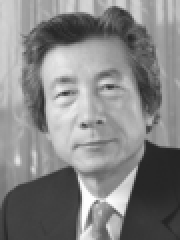
#> input picture Ex2/Flow/program_distribution_20240603/rekidai-index-089-koizumi.bmp, 90 x 120 px (shown 2 times larger)
$ python kadai_B3.py
#> lines starting #> are read from the running program, lines starting #| are printed output that depends on the picture; long printed decimals are rounded
from PIL import Image
import os
import sys
import csv
import time
import argparse
import numpy as np
import pandas as pd
import matplotlib.pyplot as plt
import seaborn as sns


def calc_crc(A_DATA, B_DATA, A_wid, A_hei):
    a_average = 0.0
    b_average = 0.0
    for x in range(A_wid):
        for y in range(A_hei):
            a_average += A_DATA.getpixel((x, y))
            b_average += B_DATA.getpixel((x, y))
    a_average /= (A_wid * A_hei)
    b_average /= (A_wid * A_hei)

    tmp1 = 0.0
    tmp2 = 0.0
    tmp3 = 0.0
    for x in range(A_wid):
        for y in range(A_hei):
            tmp1 += (A_DATA.getpixel((x, y)) - a_average) ** 2
            tmp2 += (B_DATA.getpixel((x, y)) - b_average) ** 2
            tmp3 += (A_DATA.getpixel((x, y)) - a_average) * (B_DATA.getpixel((x, y)) - b_average)

    tmp1 /= (A_wid * A_hei)
    tmp1 = np.sqrt(tmp1)

    tmp2 /= (A_wid * A_hei)
    tmp2 = np.sqrt(tmp2)

    tmp3 /= (A_wid * A_hei)

    return tmp3 / (tmp1 * tmp2)


def get_args():
    parser = argparse.ArgumentParser(
        prog='kadai_B3.py',
        formatter_class=argparse.ArgumentDefaultsHelpFormatter)

    parser.add_argument('-i1',
                        help='target bmp image (***.bmp; extension is needed)',
                        action='store', default=None)
    parser.add_argument('-i2',
                        help='template bmp image (***.bmp; extension is needed)',
                        action='store', default=None)

    if parser.parse_args().i1 == None or \
            parser.parse_args().i2 == None:
        parser.print_help()
        quit()

    args = parser.parse_args()
    return (args)


def process(infilename1, infilename2):
    t1 = time.perf_counter()
    print('target bmp image   : ' + infilename1)
    print('template bmp image : ' + infilename2)

    A_DATA = Image.open(infilename1).transpose(Image.FLIP_TOP_BOTTOM)
    B_DATA = Image.open(infilename2).transpose(Image.FLIP_TOP_BOTTOM)

    A_wid = A_DATA.size[0]
    A_hei = A_DATA.size[1]
    B_wid = B_DATA.size[0]
    B_hei = B_DATA.size[1]
    print('----- ----- ----- ----- ----- -----')
    print('width  of target image   : ' + str(A_wid))
    print('height of target image   : ' + str(A_hei))
    print('width  of template image : ' + str(B_wid))
    print('height of template image : ' + str(B_hei))
    print('----- ----- ----- ----- ----- -----')

    print("Calc. Crosscorrelation Start")
    cc = calc_crc(A_DATA, B_DATA, A_wid, A_hei)
    print("Calc. Crosscorrelation End")

    print("Crosscorrelation is " + str(cc))

    t2 = time.perf_counter()
    print("Processing time : " + '{:.3f}'.format(t2 - t1) + "s")
    print("Done")
    return cc


if __name__ == "__main__":
    image_list = [
        "rekidai-index-089-koizumi.bmp",
        "rekidai-index-090-abe.bmp",
        "rekidai-index-091-fukuda.bmp",
        "rekidai-index-092-aso.bmp",
        "rekidai-index-093-hatoyama.bmp",
        "rekidai-index-094-kan.bmp",
        "rekidai-index-095-noda.bmp",
        "rekidai-index-096-abe.bmp",
        "rekidai-index-099-suga.bmp",
        "rekidai-index-100-kishida.bmp",
    ]

    result = pd.DataFrame()
    for num1 in range(len(image_list)):
        result[image_list[num1]] = [process(image_list[num1], image_list[num2]) for num2 in range(len(image_list))]
#> in process, `A_DATA = Image.open(infilename1).transpose(Image.FLIP_TOP_BOTTOM)`:
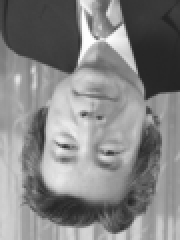
#> A_DATA: PIL image 90x120 L (shown 2 times larger); min 36, max 254, mean 132.2
#| width  of target image   : 90
#| height of target image   : 120
#| width  of template image : 90
#| height of template image : 120
#> after the loop in calc_crc, `for x in range(A_wid):`: a_average = 1427628
#> in calc_crc, `a_average /= (A_wid * A_hei)`: a_average = 132.2
#> after the loop in calc_crc, `for x in range(A_wid):`: tmp1 = 34215143.2
#> in calc_crc, `tmp1 /= (A_wid * A_hei)`: tmp1 = 3168.1
#> in calc_crc, `tmp1 = np.sqrt(tmp1)`: tmp1 = 56.29
#> in calc_crc, `tmp2 /= (A_wid * A_hei)`: tmp2 = 3168.1
#> in calc_crc, `tmp2 = np.sqrt(tmp2)`: tmp2 = 56.29
#> in calc_crc, `tmp3 /= (A_wid * A_hei)`: tmp3 = 3168.1
#> in process, `cc = calc_crc(A_DATA, B_DATA, A_wid, A_hei)`: cc = 1
#| Crosscorrelation is 1.000
#> call 2 of process, with infilename1 = 'rekidai-index-089-koizumi.bmp', infilename2 = 'rekidai-index-090-abe.bmp'
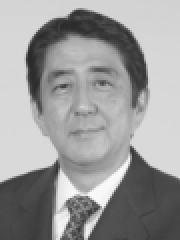
#> input picture Ex2/Flow/program_distribution_20240603/rekidai-index-090-abe.bmp, 90 x 120 px (shown 2 times larger)
#| width  of target image   : 90
#| height of target image   : 120
#| width  of template image : 90
#| height of template image : 120
#> in process (call 2), `cc = calc_crc(A_DATA, B_DATA, A_wid, A_hei)`: cc = 0.469
#| Crosscorrelation is 0.4691
#| Processing time : 0.050s
#> call 3 of process, with infilename1 = 'rekidai-index-089-koizumi.bmp', infilename2 = 'rekidai-index-091-fukuda.bmp'
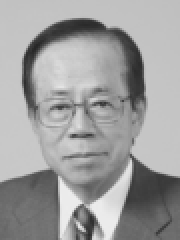
#> input picture Ex2/Flow/program_distribution_20240603/rekidai-index-091-fukuda.bmp, 90 x 120 px (shown 2 times larger)
#| width  of target image   : 90
#| height of target image   : 120
#| width  of template image : 90
#| height of template image : 120
#> in process (call 3), `cc = calc_crc(A_DATA, B_DATA, A_wid, A_hei)`: cc = 0.482
#| Crosscorrelation is 0.4815
#| Processing time : 0.049s
#> call 4 of process, with infilename1 = 'rekidai-index-089-koizumi.bmp', infilename2 = 'rekidai-index-092-aso.bmp'
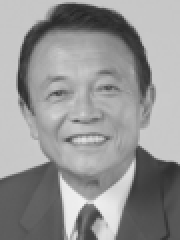
#> input picture Ex2/Flow/program_distribution_20240603/rekidai-index-092-aso.bmp, 90 x 120 px (shown 2 times larger)
#| width  of target image   : 90
#| height of target image   : 120
#| width  of template image : 90
#| height of template image : 120
#> in process (call 4), `cc = calc_crc(A_DATA, B_DATA, A_wid, A_hei)`: cc = 0.567
#| Crosscorrelation is 0.5674
#| Processing time : 0.050s
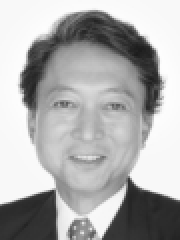
#> input picture Ex2/Flow/program_distribution_20240603/rekidai-index-093-hatoyama.bmp, 90 x 120 px (shown 2 times larger)
#| width  of target image   : 90
#| height of target image   : 120
#| width  of template image : 90
#| height of template image : 120
#> in process (call 5), `cc = calc_crc(A_DATA, B_DATA, A_wid, A_hei)`: cc = 0.432
#| Crosscorrelation is 0.4322
#| Processing time : 0.050s
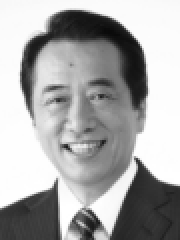
#> input picture Ex2/Flow/program_distribution_20240603/rekidai-index-094-kan.bmp, 90 x 120 px (shown 2 times larger)
#> in process (call 6), `B_DATA = Image.open(infilename2).transpose(Image.FLIP_TOP_BOTTOM)`:
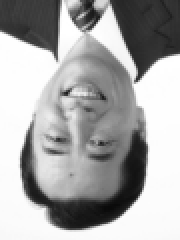
#> B_DATA: PIL image 90x120 L (shown 2 times larger); min 10, max 255, mean 168
#| width  of target image   : 90
#| height of target image   : 120
#| width  of template image : 90
#| height of template image : 120
#> in process (call 6), `cc = calc_crc(A_DATA, B_DATA, A_wid, A_hei)`: cc = 0.39
#| Crosscorrelation is 0.3904
#| Processing time : 0.049s
#> (the run stopped early here; a loop or call above may not have finished)
